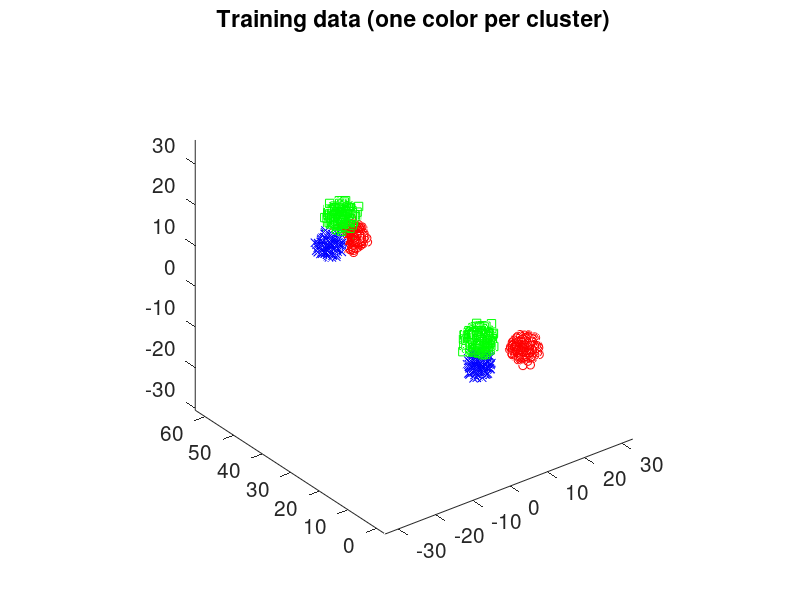

MATLAB code to generate this figure: (Note: this script raises an error after producing the figure.)
close all;

%%% Metric Learning for Cluster Analysis (MLCA) demo
%%% The current demo corresponds to the toy experiment reported in Table 2
%%% (Table 3 if noisy = false, and Table 1 if same_cluster_size = true)
%%% of our CVPR 2016 paper: Closed-Form Training of Mahalanobis Distance for Supervised Clustering.
%%% by M.T. Law, Y. Yu, M. Cord, E.P. Xing 

d = 3; % input space dimensionality
T = 500; % minimum number of examples per subcluster

nb_classes = 3; % number of ground truth categories
K = nb_classes; % number of desired clusters
noisy = true; % the experiment corresponds to Table 2 if noisy = true, and to Table 3 otherwise

same_cluster_size = false; % if same_cluster_size = true and noisy = true, the experiment corresponds to Table 1
if same_cluster_size
    defined_size_1 = T;
    defined_size_2 = T;
    defined_size_3 = T;
else
    defined_size_1 = T;
    defined_size_2 = 2*T;
    defined_size_3 = 4*T;
end

%%%
% Creation of the training dataset
%%%

u = zeros(2*T*K,K); 
space = 6;
double_space = 10*space;

C1_1 = repmat([-space,0,0],defined_size_1,1); % Creation of the first subcluster of the first category with T observations
C1_2 = repmat([0, double_space,0],defined_size_1,1); % Creation of the second subcluster of the first category with T observations
C2_1 = repmat([space,0,0],defined_size_2,1); % Creation of the first subcluster of the second category with 2T observations
C2_2 = repmat([space,double_space,0],defined_size_2,1); % Creation of the second subcluster of the second category with 2T observations
C3_1 = repmat([space*0.5,double_space,space],defined_size_3,1); % Creation of the first subcluster of the third category with 4T observations
C3_2 = repmat([-space,0,space],defined_size_3,1); % Creation of the second subcluster of the third category with 4T observations


if ~noisy
    noisy = 0.5;
end

X1_1 = noisy * randn(defined_size_1,d)+ C1_1; % Inclusion of normally distributed noise
X1_2 = noisy * randn(defined_size_1,d)+ C1_2; % Inclusion of normally distributed noise
X2_1 = noisy * randn(defined_size_2,d)+ C2_1; % Inclusion of normally distributed noise
X2_2 = noisy * randn(defined_size_2,d)+ C2_2; % Inclusion of normally distributed noise
X3_1 = noisy * randn(defined_size_3,d)+ C3_1; % Inclusion of normally distributed noise
X3_2 = noisy * randn(defined_size_3,d)+ C3_2; % Inclusion of normally distributed noise
figure1 = figure;
plot3(X1_1(:,1), X1_1(:,2), X1_1(:,3), 'bx',X1_2(:,1), X1_2(:,2), X1_2(:,3), 'bx',X2_1(:,1), X2_1(:,2), X2_1(:,3), 'ro',X2_2(:,1), X2_2(:,2), X2_2(:,3), 'ro',X3_1(:,1), X3_1(:,2), X3_1(:,3), 'gs',X3_2(:,1), X3_2(:,2), X3_2(:,3), 'gs');
axis equal
set(gca,'FontSize',15)  
title('Training data (one color per cluster)')


size_1 = size(C1_1,1) + size(C1_2,1);
size_2 = size(C2_1,1) + size(C2_2,1);
size_3 = size(C3_1,1) + size(C3_2,1);


X = [X1_1;X1_2;X2_1;X2_2;X3_1;X3_2];

Y = sparse((1:size(X,1)),[ones(size_1,1);repmat(2,size_2,1);repmat(3,size_3,1)],1,size(X,1),K);



print_training_time = true;
% call training function
[L] = mlca_train(X,Y,print_training_time,false);



nb_test = 1000;


noisy_test = noisy;

% Creation of the test dataset with the same settings 
% (2 * nb_test) observations per cluster

Q1_1 = noisy_test * randn(nb_test,d)+ repmat(C1_1(1,:),nb_test,1);
Q1_2 = noisy_test * randn(nb_test,d)+ repmat(C1_2(1,:),nb_test,1);
Q2_1 = noisy_test * randn(nb_test,d)+ repmat(C2_1(1,:),nb_test,1);
Q2_2 = noisy_test * randn(nb_test,d)+ repmat(C2_2(1,:),nb_test,1);
Q3_1 = noisy_test * randn(nb_test,d)+ repmat(C3_1(1,:),nb_test,1);
Q3_2 = noisy_test * randn(nb_test,d)+ repmat(C3_2(1,:),nb_test,1);


X_test = [Q1_1;Q1_2;Q2_1;Q2_2;Q3_1;Q3_2];

% Creation of the test assignment matrix with the same settings
Y_test = sparse((1:size(X_test,1)),[ones(2*nb_test,1);repmat(2,2*nb_test,1);repmat(3,2*nb_test,1)],1,size(X_test,1),K);

% apply SVD to the transformed test set
apply_SVD = true;
[predicted_clusters, frobenius_loss, rand_loss, predicted_clusters_svd, frobenius_loss_svd, rand_loss_svd] = clustering_test(X_test,Y_test,L, apply_SVD);

predicted_X1 = X_test(predicted_clusters == 1,:);
predicted_X2 = X_test(predicted_clusters == 2,:);
predicted_X3 = X_test(predicted_clusters == 3,:);

figure2 = figure;
plot3(predicted_X1(:,1), predicted_X1(:,2), predicted_X1(:,3), 'mx',predicted_X2(:,1), predicted_X2(:,2), predicted_X2(:,3), 'co',predicted_X3(:,1), predicted_X3(:,2), predicted_X3(:,3), 'ks');
axis equal
set(gca,'FontSize',15)  
title('Test data (one color per cluster) without SVD')

Projected_test = X_test * L;

projected_X1 = Projected_test(predicted_clusters == 1,:);
projected_X2 = Projected_test(predicted_clusters == 2,:);
projected_X3 = Projected_test(predicted_clusters == 3,:);

figure3 = figure;
plot3(projected_X1(:,1), projected_X1(:,2), projected_X1(:,3), 'mx',projected_X2(:,1), projected_X2(:,2), projected_X2(:,3), 'co',projected_X3(:,1), projected_X3(:,2), projected_X3(:,3), 'ks');
axis equal
set(gca,'FontSize',15)  
title('Projected 3-class test data without SVD')


fprintf('Test Frobenius loss without SVD: %f\n',frobenius_loss);
fprintf('Test rand loss without SVD: %f\n',rand_loss);



predicted_X1 = X_test(predicted_clusters_svd == 1,:);
predicted_X2 = X_test(predicted_clusters_svd == 2,:);
predicted_X3 = X_test(predicted_clusters_svd == 3,:);

figure4 = figure;
plot3(predicted_X1(:,1), predicted_X1(:,2), predicted_X1(:,3), 'yx',predicted_X2(:,1), predicted_X2(:,2), predicted_X2(:,3), 'bo',predicted_X3(:,1), predicted_X3(:,2), predicted_X3(:,3), 'ks');
axis equal
title('Test data (one color per cluster) with SVD')


[U,~,~] = svd(Projected_test,'econ');
if K < size(U,2)
    Projected_test = U(:,1:K);
else
    Projected_test = U;
end

projected_X1 = Projected_test(predicted_clusters_svd == 1,:);
projected_X2 = Projected_test(predicted_clusters_svd == 2,:);
projected_X3 = Projected_test(predicted_clusters_svd == 3,:);

figure5 = figure;
plot3(projected_X1(:,1), projected_X1(:,2), projected_X1(:,3), 'yx',projected_X2(:,1), projected_X2(:,2), projected_X2(:,3), 'bo',projected_X3(:,1), projected_X3(:,2), projected_X3(:,3), 'ks');
axis equal
set(gca,'FontSize',15)  
title('Projected 3-class test data with SVD')


fprintf('Test Frobenius loss with SVD: %f\n',frobenius_loss_svd);
fprintf('Test rand loss with SVD: %f\n',rand_loss_svd);



